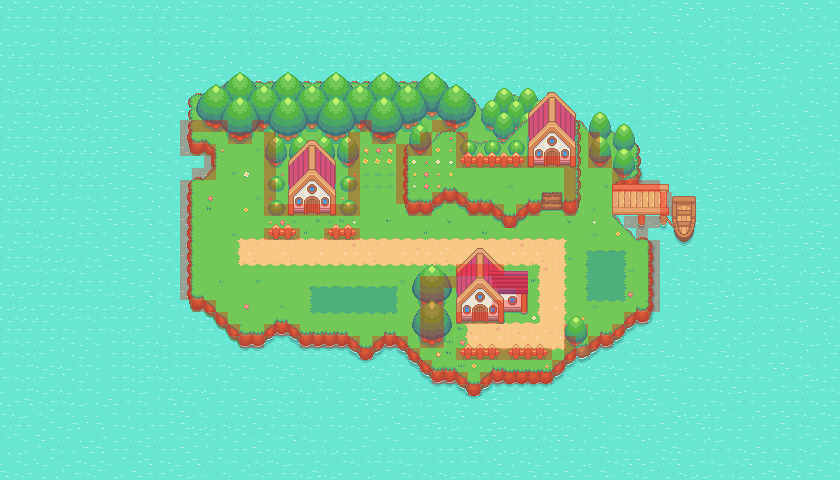

A level layout from a 2D game, rendered from its tile map. Below: a short description, then the map file with tile-grid data replaced by summaries:
An orthogonal 70x40 tile map with 12x12 px tiles, 14 tile layers (Ocean, Island, Trees, Trees 2, ...), 1 hidden layer not drawn, 2 tilesets.

<map version="1.8" tiledversion="1.8.4" orientation="orthogonal" renderorder="right-down" width="70" height="40" tilewidth="12" tileheight="12" infinite="0" nextlayerid="27" nextobjectid="1">
 <editorsettings>
  <export target="../../pelletTown.json" format="json" />
 </editorsettings>
 <tileset firstgid="1" source="pokemonStyleGameTileset.tsx" />
 <tileset firstgid="1025" source="collisionTileset.tsx" />
 <layer id="1" name="Ocean" width="70" height="40">
  <data>[2800 cells, 2800 non-empty, 9 distinct tile ids]</data>
 </layer>
 <layer id="5" name="Island" width="70" height="40">
  <data>[2800 cells, 909 non-empty, 119 distinct tile ids]</data>
 </layer>
 <layer id="11" name="Trees" width="70" height="40">
  <data>[2800 cells, 120 non-empty, 22 distinct tile ids]</data>
 </layer>
 <layer id="12" name="Trees 2" width="70" height="40">
  <data>[2800 cells, 130 non-empty, 23 distinct tile ids]</data>
 </layer>
 <layer id="13" name="Trees 3" width="70" height="40">
  <data>[2800 cells, 96 non-empty, 22 distinct tile ids]</data>
 </layer>
 <layer id="16" name="Plateau" width="70" height="40">
  <data>[2800 cells, 127 non-empty, 85 distinct tile ids]</data>
 </layer>
 <layer id="6" name="Flowers and Grass" width="70" height="40">
  <data>[2800 cells, 93 non-empty, 31 distinct tile ids]</data>
 </layer>
 <group id="17" name="Objects">
  <layer id="15" name="Bushes" width="70" height="40">
   <data>[2800 cells, 28 non-empty, 4 distinct tile ids]</data>
  </layer>
  <layer id="8" name="Fence" width="70" height="40">
   <data>[2800 cells, 41 non-empty, 9 distinct tile ids]</data>
  </layer>
  <layer id="14" name="House Trees" width="70" height="40">
   <data>[2800 cells, 38 non-empty, 8 distinct tile ids]</data>
  </layer>
  <layer id="4" name="House" width="70" height="40">
   <data>[2800 cells, 112 non-empty, 84 distinct tile ids]</data>
  </layer>
  <layer id="10" name="Dock" width="70" height="40">
   <data>[2800 cells, 42 non-empty, 42 distinct tile ids]</data>
  </layer>
 </group>
 <layer id="20" name="Collisions" width="70" height="40" opacity="0.3">
  <data>[2800 cells, 187 non-empty, 1 distinct tile ids]</data>
 </layer>
 <layer id="26" name="Battle Zones" width="70" height="40" visible="0" opacity="0.5">
  <data>[2800 cells, 26 non-empty, 1 distinct tile ids]</data>
 </layer>
 <layer id="22" name="Foreground Objects" width="70" height="40">
  <data>[2800 cells, 45 non-empty, 26 distinct tile ids]</data>
 </layer>
</map>
